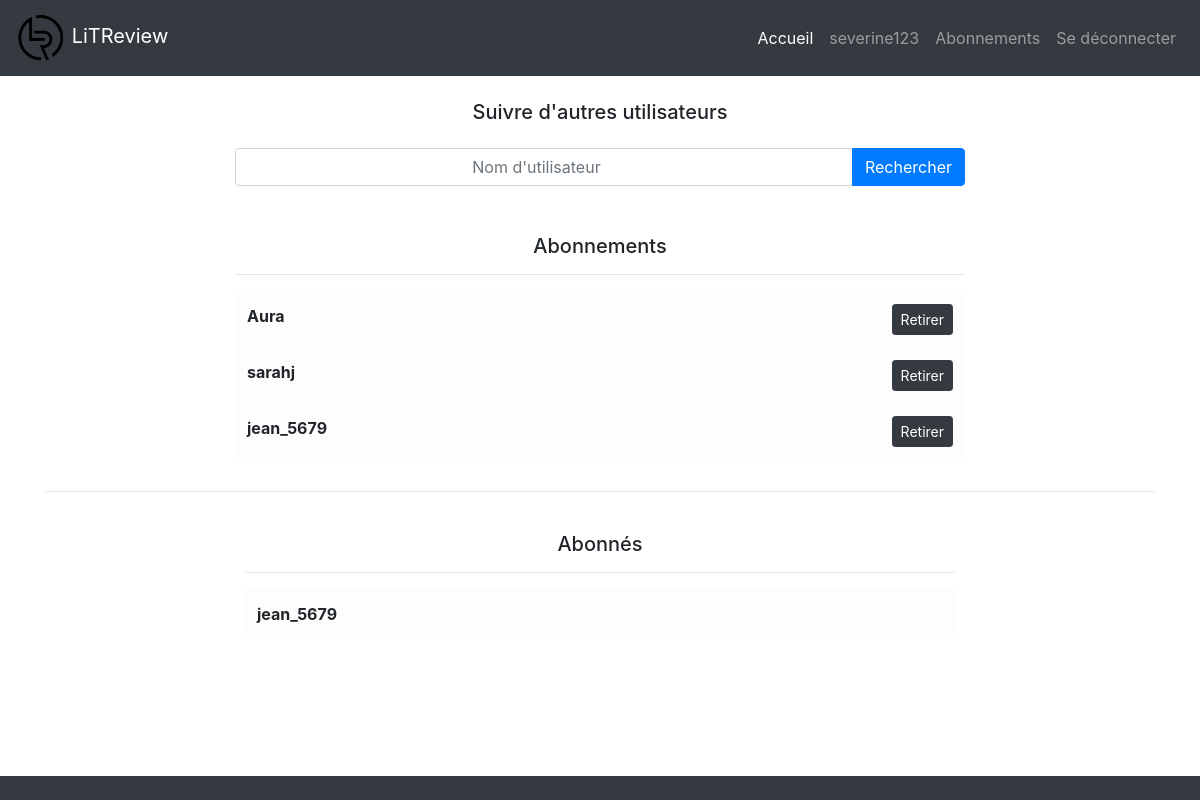
Page /follow_users/ (signed in) on the committed database.
### authentication/models.py (models this page shows)
class User(AbstractUser):
    pass

### followers/models.py (models this page shows)
class UserFollows(models.Model):
    user = models.ForeignKey(
        to=settings.AUTH_USER_MODEL,
        on_delete=models.CASCADE,
        related_name="following")
    followed_user = models.ForeignKey(
        to=settings.AUTH_USER_MODEL,
        on_delete=models.CASCADE,
        related_name="followed_by")
    class Meta:
        unique_together = ("user", "followed_user")

### followers/views.py (the view, shortened to what this page needs)
# urls.py: path("follow_users/", followers.follow_users, name="follow_users")
@login_required
def follow_users(request):
    unfollows = forms.UnfollowsForm()
    requested_user = request.POST.get("search")
    following_list = models.UserFollows.objects.filter(user=request.user)
    followed_by_list = models.UserFollows.objects.filter(followed_user=request.user)
    context = {
        "following_list": following_list,
        "followed_by_list": followed_by_list,
        "unfollows": unfollows
    }
    return render(request, "followers/follow_users.html", context=context)

### followers/forms.py
class UnfollowsForm(forms.Form):
    unfollows = forms.BooleanField(widget=forms.HiddenInput, initial=True)

### followers/templates/followers/follow_users.html (shortened to what this page needs)
{% extends "base.html" %}
{% load feeds_extras %}
{% block content %}
<div class="container">
    <div class="row justify-content-center mt-4">
        <div class="col-8">
            <h5 style="text-align: center;">Suivre d'autres utilisateurs</h5>
            <form method="post">
                <div class="input-group mt-4">
                    <input type="search" class="form-control rounded" name="search" style="text-align: center;" placeholder="Nom d'utilisateur" aria-label="Nom d'utilisateur"/>
                    <div class="input-group-append">
                        <button type="submit" class="btn btn-primary">Rechercher</button>
                    </div>
                </div>
            </form>
        </div>
    </div>
</div>
<div class="container">
    <div class="row justify-content-center mt-5">
        <div class="col-8">
            <h5 style="text-align: center;">Abonnements</h5>
            <hr>
        </div>
    </div>
    <div class="row justify-content-center">
        <div class="col-8">
            <table class="table table-light table-hover">
                <tbody>
                    {% for following in following_list %}
                        <tr>
                            <th class="col-md-6" style="text-align: left;" scope="row">{{ following.followed_user }}</th>
                            <td style="text-align: right;">
                                <form method="post">
                                    <button class="btn btn-sm btn-dark" type="submit">Retirer</button>
                                </form>
                            </td>
                        </tr>
                    {% endfor %}
                </tbody>
            </table>
        </div>
    </div>
    <div class="row">
        <div class="col">
            <hr><br>
        </div>
    </div>
    <div class="container">
        <div class="row justify-content-center">
            <div class="col-8">
                <h5 style="text-align: center;">Abonnés</h5>
                <hr>
            </div>
        </div>
        <div class="row justify-content-center">
            <div class="col-8">
                <table class="table table-light table-hover">
                    <tbody>
                        {% for followed_by in followed_by_list %}
                            <tr>
                                <th class="col-md-6" style="text-align: left;" scope="row">{{ followed_by.user }}</th>
                            </tr>
                        {% endfor %}
                    </tbody>
                </table>
            </div>
        </div>
    </div>
</div>
{% endblock content %}

### templates/base.html (shortened to what this page needs)
{% load static %}
<!doctype html>
<html lang="fr">
<head>
<link rel="stylesheet" href="https://cdn.jsdelivr.net/npm/bootstrap@4.6.1/dist/css/bootstrap.min.css">
<link rel="stylesheet" href="{% static 'styles.css' %}">
</head>
<body>
    <div class="bg-dark">
        <div class="container-fluid">
            <div class="row">
                <nav class="col navbar navbar-expand-lg navbar-dark">
                    <a href="{% url 'home' %}" class="navbar-brand">
                        <img src="{% static 'images/logo.png' %}" width="50" alt="Site Logo">
                        LiTReview
                    </a>
                    <div class="collapse navbar-collapse" id="navbarContent">
                        <ul class="navbar-nav ml-auto">
                            <li class="nav-item active">
                                <a href="{% url 'home' %}" class="nav-link">Accueil</a>
                            </li>
                            <li class="nav-item">
                                <a href="{% url 'posts' %}" class="nav-link">{{ user }}</a>
                            </li>
                            <li class="nav-item">
                                <a href="{% url 'follow_users' %}" class="nav-link">Abonnements</a>
                            </li>
                            <li class="nav-item">
                                <a href="{% url 'logout' %}" class="nav-link">Se déconnecter</a>
                            </li>
                        </ul>
                    </div>
                </nav>
            </div>
        </div>
    </div>
    <div class="main">
        {% block content %}{% endblock content %}
    </div>
    <br>
    <br>
    <footer class="fixed-bottom">
        <div class="bg-dark">
            <div class="container">
                <div class="row">
                    <div class="col">
                        <br>
                    </div>
                </div>
            </div>
        </div>
    </footer>
</body>
</html>

### rows in the picture
User: username "severine123"
UserFollows: followed_user "Aura"
UserFollows: followed_user "sarahj"
UserFollows: followed_user "jean_5679"
UserFollows: user "jean_5679"
